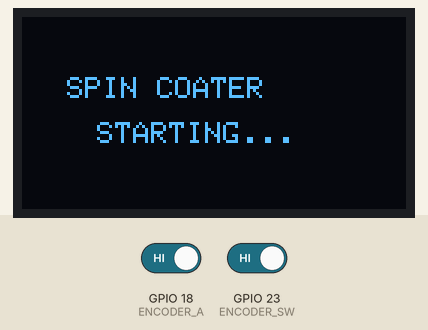
Bench run of a program on a simulated ESP32. Shown: 128×64 one-colour display. The inputs (shaded band) are chosen by the test bench; at power-on: GPIO 23 (ENCODER_SW) HIGH, GPIO 18 (ENCODER_A) HIGH. The OLED is the two-colour kind (top 16 rows yellow).

Above: at 0.1 s.
At 2.7 s:
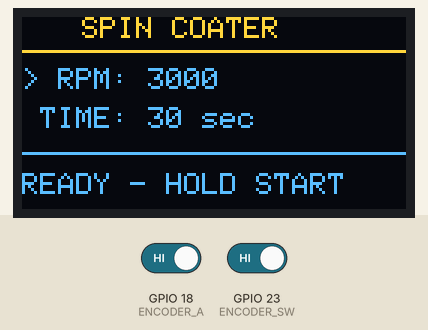
2.8 s: GPIO 23 (ENCODER_SW) driven LOW
At 4.1 s:
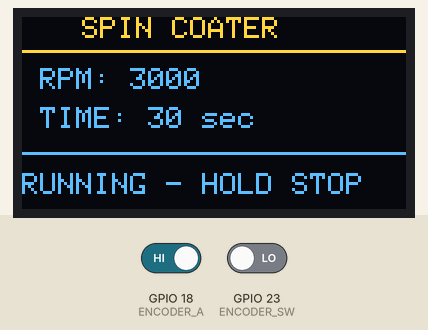
Timing chart, 0 to 5.8 s (numbered marks = the images above; inputs shaded):
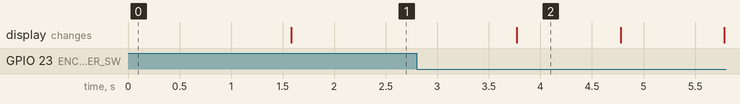

The program:

main.cpp
```cpp
#include <Wire.h>
#include <Adafruit_GFX.h>
#include <Adafruit_SSD1306.h>

// OLED settings
#define SCREEN_WIDTH 128
#define SCREEN_HEIGHT 64
#define OLED_RESET -1

Adafruit_SSD1306 display(
SCREEN_WIDTH,
SCREEN_HEIGHT,
&Wire,
OLED_RESET
);

// Rotary encoder pins
#define ENCODER_A 18
#define ENCODER_B 19
#define ENCODER_SW 23

// Spin coater settings
int rpm = 3000;
int spinTime = 30;

// 0 = RPM, 1 = TIME
int selectedSetting = 0;

// Spin coater status
bool running = false;

// Timer
unsigned long startTime = 0;

// Encoder variables
int lastA;
unsigned long lastEncoderTime = 0;

// Button variables
bool lastButtonState = HIGH;
unsigned long buttonPressedTime = 0;
bool longPressHandled = false;

void readEncoder();
void readButton();
void updateScreen();

void setup() {

Serial.begin(115200);

// Encoder setup
pinMode(ENCODER_A, INPUT_PULLUP);
pinMode(ENCODER_B, INPUT_PULLUP);
pinMode(ENCODER_SW, INPUT_PULLUP);

lastA = digitalRead(ENCODER_A);

// OLED setup
Wire.begin(21, 22);

if (!display.begin(
SSD1306_SWITCHCAPVCC, 0x3C)) {

  Serial.println("OLED not found");

while (true) {
  delay(100);
}
}


display.clearDisplay();
display.setTextColor(SSD1306_WHITE);

display.setTextSize(1);
display.setCursor(15, 20);
display.println("SPIN COATER");

display.setCursor(25, 35);
display.println("STARTING...");

display.display();

delay(1500);
}

void loop() {

  readEncoder();
  readButton();
  updateScreen();

}

// READ ROTARY ENCODER
void readEncoder() {

int currentA = digitalRead(ENCODER_A);

if (currentA != lastA &&
currentA == LOW &&
millis() - lastEncoderTime > 3) {

lastEncoderTime = millis();

if (!running) {

int direction;

if (digitalRead(ENCODER_B) == HIGH) {
direction = 1;
} else {
direction = -1;
}

if (selectedSetting == 0) {

rpm += direction * 100;
rpm = constrain(rpm, 500, 6000);

} else {

spinTime += direction * 5;
spinTime = constrain(spinTime, 5, 180);

}

}
}

lastA = currentA;
}

// READ BUTTON
void readButton() {

bool buttonState = digitalRead(ENCODER_SW);

if (buttonState == LOW &&
lastButtonState == HIGH) {

buttonPressedTime = millis();
longPressHandled = false;

}

// Long press
if (buttonState == LOW &&
!longPressHandled &&
millis() - buttonPressedTime >= 900) {

longPressHandled = true;

running = !running;

if (running) {
startTime = millis();
}

}

// Short press
if (buttonState == HIGH &&
lastButtonState == LOW) {

unsigned long pressDuration =
millis() - buttonPressedTime;

if (pressDuration > 30 &&
pressDuration < 900 &&
!running) {

    selectedSetting = 1 - selectedSetting;

    }
  }

  lastButtonState = buttonState;
}

// UPDATE OLED
void updateScreen() {

display.clearDisplay();
display.setTextSize(1);

display.setCursor(20, 0);
display.println("SPIN COATER");

display.drawLine(0, 11, 128, 11, SSD1306_WHITE);

display.setCursor(0, 17);

if (selectedSetting == 0 && !running) {
  display.print("> ");
  } else {
  display.print(" ");
}

display.print("RPM: ");
display.println(rpm);

display.setCursor(0, 30);

if (selectedSetting == 1 && !running) {
  display.print("> ");
  } else {
  display.print(" ");
}

display.print("TIME: ");

if (running) {

  unsigned long elapsed =
  (millis() - startTime) / 1000;

  int remaining = spinTime - elapsed;

  if (remaining <= 0) {
    remaining = 0;
    running = false;
  }

  display.print(remaining);

  } else {

  display.print(spinTime);

  }

  display.println(" sec");

  display.drawLine(0, 45, 128, 45, SSD1306_WHITE);

  display.setCursor(0, 52);

  if (running) {

  display.println("RUNNING - HOLD STOP");

  } else {

  display.println("READY - HOLD START");

  }

  display.display();

  delay(20);
}
```

Measured:
- after the input at 2.8 s, the display: changes after 0.97 s (image 2)
- what the display in image 2 shows lasts 1.0 s, from 3.8 s to 4.8 s
